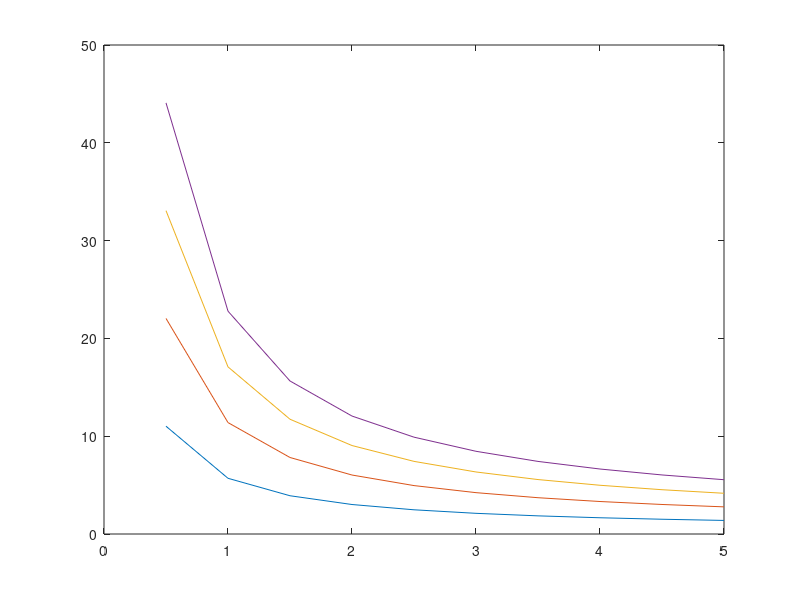

Reproduce this figure in MATLAB.
clc;
i0=1000;
mdot=1;
cp=950;
eta=0.9;
dT=50;
for k=1:1:4
energy=mdot*cp*dT/(10*eta);
alpha = 0.05;
f = @(theta,l) sin(theta).*(1-exp(-alpha*l./sin(theta)));
q = @(l) integral(@(theta) f(theta, l),0, pi/2);
dir = @(w,l) 2*w*i0*q(l)/(alpha*pi);
op=zeros();
i=1;
for l=0.5:0.5:5
    findval = @(w) (energy - dir(w,l));
    wsolve = fsolve(findval, 1);
    op(i,1) = l;
    op(i,2) = wsolve;
    i=i+1;
end
plot(op(:,1),op(:,2));
sheet=k;
dlmwrite('10guidesalpha0.05.csv',op,'-append');
hold on;
dT=dT+50;
end
% findval= @(l) (100*1000*50)-integral(@(theta) f(theta,l,0.005),0,pi/2);
% tsolve= fsolve(findval,0.5)